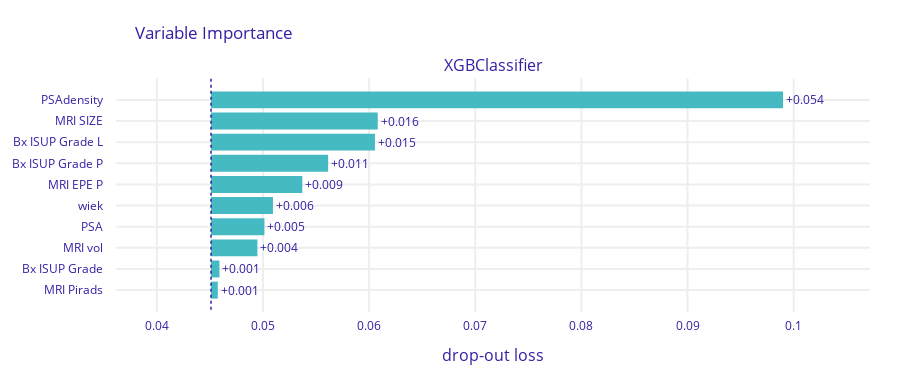

The notebook cell this image was saved under:
### Code cell
X = df[numerical_cols + categorical_cols]
y = df[target_col]

param_grid = {
    'classifier__learning_rate': [0.05, 0.1, 0.2],
    'classifier__n_estimators': [200, 400, 800],
    'classifier__max_depth': [3, 6, 9],
    'classifier__subsample': [0.8, 0.9, 1.0],
    'classifier__colsample_bytree': [0.8, 0.9, 1.0],
    'classifier__gamma': [0, 0.1, 0.2]
}

model = XGBClassifier(random_state=2)
#brier score and tuning test split = 0.2
y_true, y_pred, y_pred_probs, false_positive_rate, true_positive_rate, total_roc_auc, trained_model, best_params = train_and_evaluate_model(model, X, y, numerical_cols, categorical_cols, n_folds=5, tune_params=True, param_grid=param_grid, tuning_scoring='neg_brier_score', tuning_test_size=0.2)
untrained_model = model.set_params(**best_params)

plot_roc(false_positive_rate, true_positive_rate, total_roc_auc)
plot_confusion_matrix(y_true, y_pred)
plot_feature_importances(trained_model, X, y)
plot_discrimination_threshold(untrained_model, X, y)

### Figure 1 — Plotly figure (JSON) as saved in the notebook; plotly's stock layout.template omitted (floating-point values rounded to 4 significant figures)
{"data": [{"base": 0.0451, "hoverinfo": "text", "hoverlabel": {"bgcolor": "rgba(0,0,0,0.8)"}, "hovertext": ["Model: XGBClassifier loss after<br>variable: PSAdensity is permuted: 0.099<br>Drop-out loss change: +0.054", "Model: XGBClassifier loss after<br>variable: MRI SIZE is permuted: 0.061<br>Drop-out loss change: +0.016", "Model: XGBClassifier loss after<br>variable: Bx ISUP Grade L is permuted: 0.061<br>Drop-out loss change: +0.015", "Model: XGBClassifier loss after<br>variable: Bx ISUP Grade P is permuted: 0.056<br>Drop-out loss change: +0.011", "Model: XGBClassifier loss after<br>variable: MRI EPE P is permuted: 0.054<br>Drop-out loss change: +0.009", "Model: XGBClassifier loss after<br>variable: wiek is permuted: 0.051<br>Drop-out loss change: +0.006", "Model: XGBClassifier loss after<br>variable: PSA is permuted: 0.05<br>Drop-out loss change: +0.005", "Model: XGBClassifier loss after<br>variable: MRI vol is permuted: 0.049<br>Drop-out loss change: +0.004", "Model: XGBClassifier loss after<br>variable: Bx ISUP Grade is permuted: 0.046<br>Drop-out loss change: +0.001", "Model: XGBClassifier loss after<br>variable: MRI Pirads is permuted: 0.046<br>Drop-out loss change: +0.001"], "marker": {"color": "#46bac2"}, "orientation": "h", "showlegend": false, "text": ["+0.054", "+0.016", "+0.015", "+0.011", "+0.009", "+0.006", "+0.005", "+0.004", "+0.001", "+0.001"], "textposition": "outside", "type": "bar", "x": [0.05389, 0.01571, 0.01545, 0.01104, 0.008604, 0.005838, 0.005032, 0.004371, 0.0007943, 0.0006388], "xaxis": "x", "y": ["PSAdensity", "MRI SIZE", "Bx ISUP Grade L", "Bx ISUP Grade P", "MRI EPE P", "wiek", "PSA", "MRI vol", "Bx ISUP Grade", "MRI Pirads"], "yaxis": "y"}], "layout": {"annotations": [{"font": {"size": 16}, "showarrow": false, "text": "XGBClassifier", "x": 0.5, "xanchor": "center", "xref": "paper", "y": 1, "yanchor": "bottom", "yref": "paper"}, {"font": {"size": 16}, "showarrow": false, "text": "drop-out loss", "x": 0.5, "xanchor": "center", "xref": "paper", "y": 0, "yanchor": "top", "yref": "paper", "yshift": -30}], "font": {"color": "#371ea3"}, "height": 383, "margin": {"b": 71, "r": 30, "t": 78}, "shapes": [{"line": {"color": "#371ea3", "dash": "dot", "width": 1.5}, "type": "line", "x0": 0.0451, "x1": 0.0451, "xref": "x", "y0": -1, "y1": 10, "yref": "y"}], "title": {"text": "Variable Importance", "x": 0.15}, "xaxis": {"anchor": "y", "automargin": true, "domain": [0, 1], "fixedrange": true, "gridwidth": 2, "range": [0.03615, 0.1072], "tickcolor": "white", "ticklen": 3, "ticks": "outside", "type": "linear", "zeroline": false}, "yaxis": {"anchor": "x", "automargin": true, "autorange": "reversed", "domain": [0, 1], "fixedrange": true, "gridwidth": 2, "tickcolor": "white", "ticklen": 10, "ticks": "outside", "type": "category"}}}
